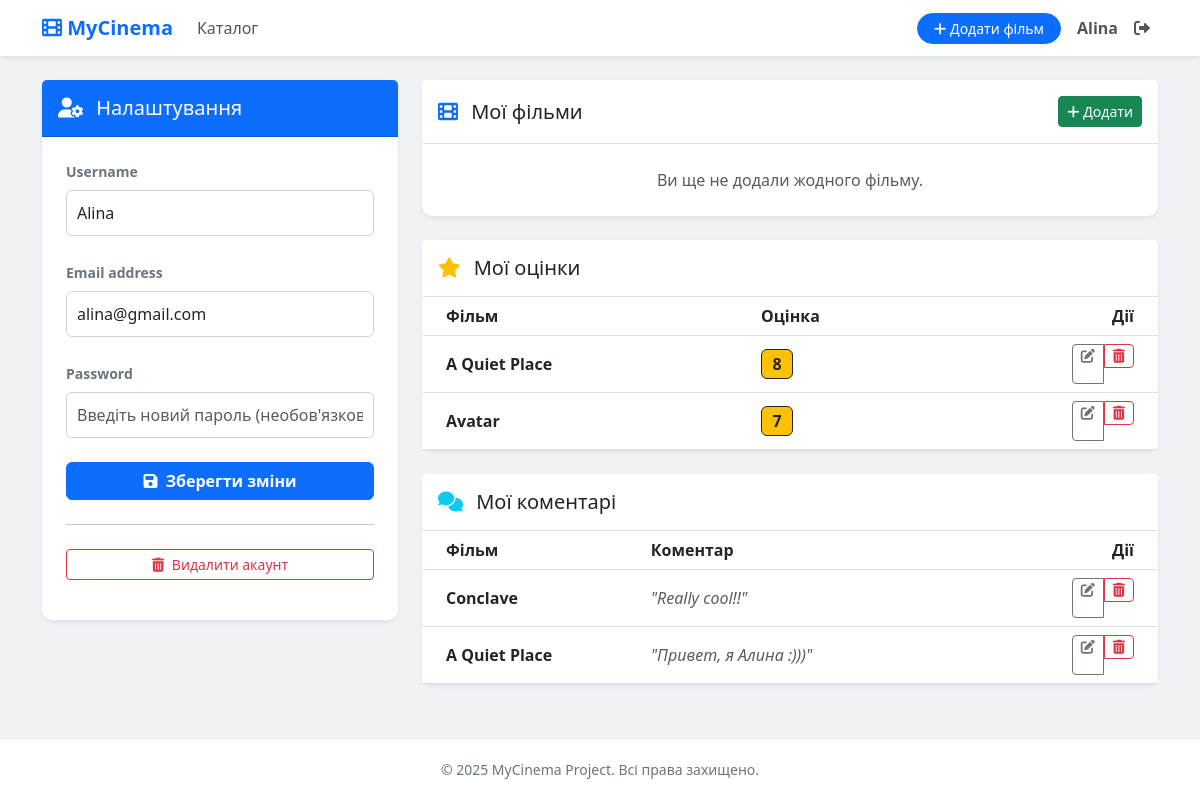
Before: /profile/ (signed in) with the older database file.
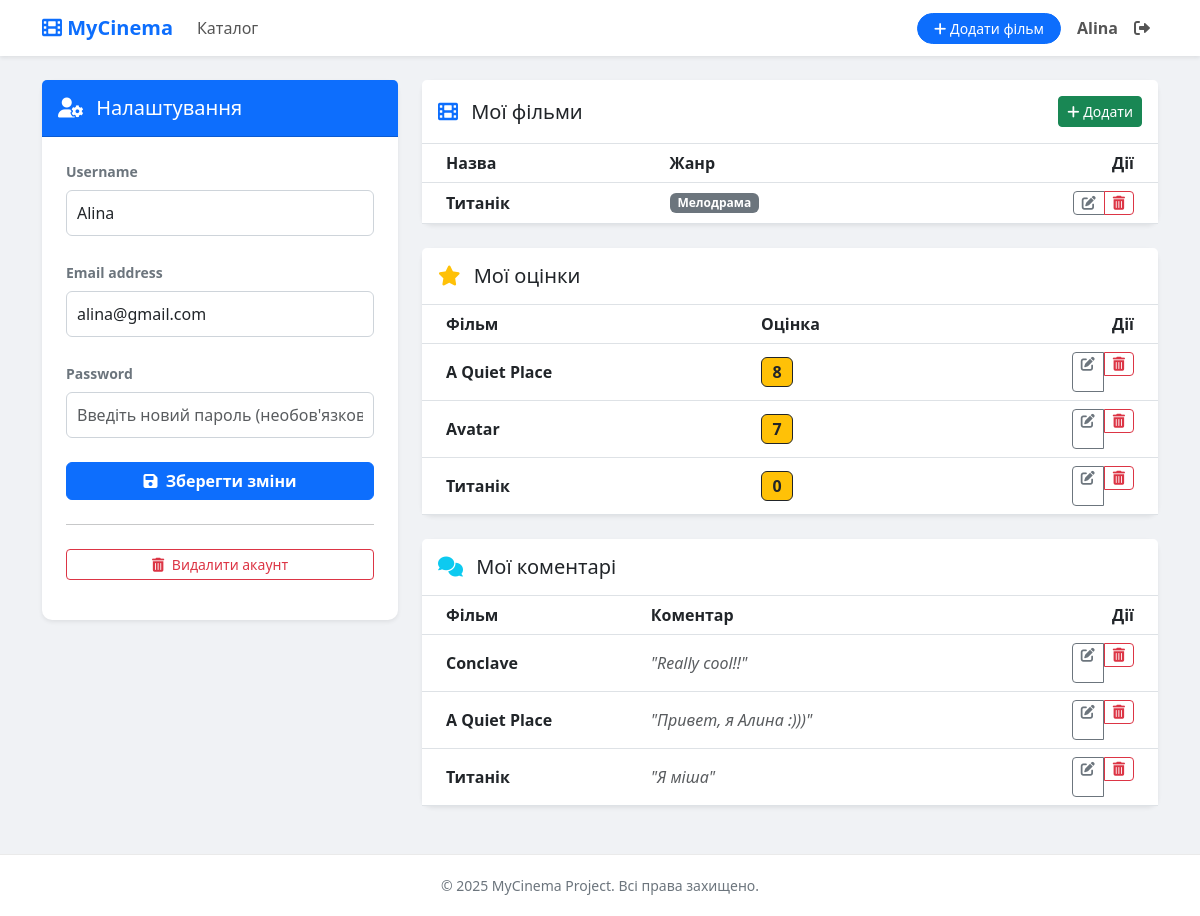
After: the same page with the newer database file.
### films_app/models.py (models this page shows, shortened)
class FilmScore(models.Model):
    film = models.ForeignKey(Film, on_delete=models.CASCADE)
    score = models.IntegerField()
    user = models.ForeignKey(User, on_delete=models.CASCADE)

class Film(models.Model):
    user = models.ForeignKey(User, on_delete=models.CASCADE, null=True, blank=True)
    title = models.CharField(max_length=100)
    description = models.TextField()
    genre = models.CharField(max_length=100)
    photoname = models.CharField(max_length=100)
    publication_date = models.DateField(auto_now_add=True)

class FilmComment(models.Model):
    film = models.ForeignKey(Film, on_delete=models.CASCADE)
    comment = models.TextField()
    user = models.ForeignKey(User, on_delete=models.CASCADE)
    publication_date = models.DateField(auto_now_add=True)

### films_app/views.py (the view, shortened to what this page needs)
# urls.py: path("profile/", FilmUserUpdateView.as_view(), name="profile" ),
class FilmUserUpdateView(UserPassesTestMixin, LoginRequiredMixin ,UpdateView):
    model = User
    form_class = FilmUserForm
    template_name = "user_profile.html"
    def get_object(self):
        return self.request.user
    def get_context_data(self, **kwargs):
        context = super().get_context_data(**kwargs)
        context['my_films'] = Film.objects.filter(user=self.object)
        context['my_scores'] = FilmScore.objects.filter(user=self.object)
        context['my_comments'] = FilmComment.objects.filter(user=self.object)
        return context
    def test_func(self):
        profile_user = self.get_object()
        return profile_user == self.request.user

### films_app/forms.py
class FilmUserForm(forms.ModelForm):
    class Meta:
        model = User
        fields = ['username', 'email', 'password']

### templates/user_profile.html (shortened to what the changed rows need)
{% extends 'base.html' %}
{% load static %}
{% block content %}
<div class="row">
    <div class="col-lg-8">
        <div class="card shadow-sm border-0 mb-4">
            <div class="card-body p-0">
                {% if my_films %}
                <div class="table-responsive">
                    <table class="table table-hover mb-0 align-middle">
                        <thead class="bg-light">
                            <tr>
                                <th class="ps-4">Назва</th>
                                <th>Жанр</th>
                                <th class="text-end pe-4">Дії</th>
                            </tr>
                        </thead>
                        <tbody>
                            {% for film in my_films %}
                            <tr>
                                <td class="ps-4 fw-bold">
                                    <a href="{% url 'film_detail' film.pk %}" class="text-decoration-none text-dark">{{ film.title }}</a>
                                </td>
                                <td><span class="badge bg-secondary">{{ film.genre }}</span></td>
                                <td class="text-end pe-4">
                                    <div class="btn-group">
                                        <a href="{% url 'film_update' film.pk %}" class="btn btn-sm btn-outline-secondary" title="Редагувати">
                                            <i class="fas fa-edit"></i>
                                        </a>
                                        <a href="{% url 'film_delete' film.pk %}" class="btn btn-sm btn-outline-danger" title="Видалити">
                                            <i class="fas fa-trash-alt"></i>
                                        </a>
                                    </div>
                                </td>
                            </tr>
                            {% endfor %}
                        </tbody>
                    </table>
                </div>
                {% else %}
                <div class="p-4 text-center text-muted">
                    Ви ще не додали жодного фільму.
                </div>
                {% endif %}
            </div>
        </div>
        <div class="card shadow-sm border-0 mb-4">
            <div class="card-body p-0">
                {% if my_scores %}
                <div class="table-responsive">
                    <table class="table table-hover mb-0 align-middle">
                        <thead class="bg-light">
                            <tr>
                                <th class="ps-4">Фільм</th>
                                <th>Оцінка</th>
                                <th class="text-end pe-4">Дії</th>
                            </tr>
                        </thead>
                        <tbody>
                            {% for score in my_scores %}
                            <tr>
                                <td class="ps-4">
                                    <a href="{% url 'film_detail' score.film.pk %}" class="text-decoration-none text-dark fw-bold">
                                        {{ score.film.title }}
                                    </a>
                                </td>
                                <td>
                                    <span class="badge bg-warning text-dark border border-dark fs-6">{{ score.score }}</span>
                                </td>
                                <td class="text-end pe-4">
                                    <div class="btn-group">
                                        <a href="{% url 'update_score' score.pk %}" class="btn btn-sm btn-outline-secondary" title="Змінити">
                                            <i class="fas fa-edit"></i>
                                        </a>
                                        <form method="post" action="{% url 'delete_score' score.pk %}" style="display:inline;">
                                            <button type="submit" class="btn btn-sm btn-outline-danger" style="border-top-left-radius: 0; border-bottom-left-radius: 0;" title="Видалити">
                                                <i class="fas fa-trash-alt"></i>
                                            </button>
                                        </form>
                                    </div>
                                </td>
                            </tr>
                            {% endfor %}
                        </tbody>
                    </table>
                </div>
                {% else %}
                <div class="p-4 text-center text-muted">
                    Ви ще не оцінили жодного фільму.
                </div>
                {% endif %}
            </div>
        </div>
        <div class="card shadow-sm border-0">
            <div class="card-body p-0">
                {% if my_comments %}
                <div class="table-responsive">
                    <table class="table table-hover mb-0 align-middle">
                        <thead class="bg-light">
                            <tr>
                                <th class="ps-4" style="width: 30%;">Фільм</th>
                                <th style="width: 50%;">Коментар</th>
                                <th class="text-end pe-4" style="width: 20%;">Дії</th>
                            </tr>
                        </thead>
                        <tbody>
                            {% for comment in my_comments %}
                            <tr>
                                <td class="ps-4">
                                    <a href="{% url 'film_detail' comment.film.pk %}" class="text-decoration-none text-dark fw-bold">
                                        {{ comment.film.title }}
                                    </a>
                                </td>
                                <td>
                                    <span class="text-muted fst-italic">"{{ comment.comment|truncatechars:50 }}"</span>
                                </td>
                                <td class="text-end pe-4">
                                    <div class="btn-group">
                                        <a href="{% url 'update_comment' comment.pk %}" class="btn btn-sm btn-outline-secondary" title="Редагувати">
                                            <i class="fas fa-edit"></i>
                                        </a>
                                        <form method="post" action="{% url 'delete_comment' comment.pk %}" style="display:inline;">
                                            <button type="submit" class="btn btn-sm btn-outline-danger" style="border-top-left-radius: 0; border-bottom-left-radius: 0;" title="Видалити">
                                                <i class="fas fa-trash-alt"></i>
                                            </button>
                                        </form>
                                    </div>
                                </td>
                            </tr>
                            {% endfor %}
                        </tbody>
                    </table>
                </div>
                {% else %}
                <div class="p-4 text-center text-muted">
                    Ви ще не залишили жодного коментаря.
                </div>
                {% endif %}
            </div>
        </div>
        </div>
</div>
{% endblock %}

Changed rows visible on the page:
added Film: title "Титанік", genre "Мелодрама"
added FilmScore: film "Титанік", score "0"
added FilmComment: film "Титанік", comment "Я міша"
Other visible differences:
text no longer shown: "Ви ще не додали жодного фільму."
text now shown: "Назва Жанр Дії"
